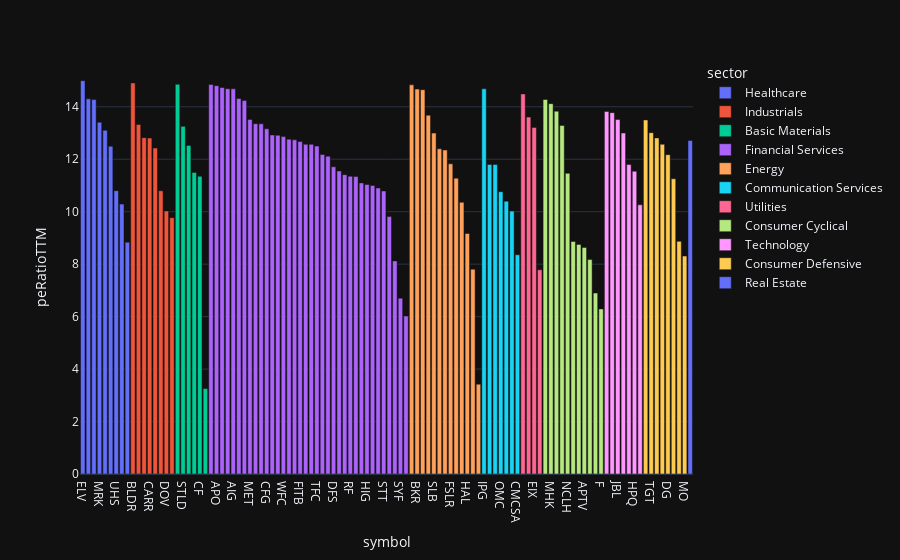

Write notebook code for a chart like this one.
### Code cell
fig = px.bar(
    ratios_ttm_df_sixth_criteria,
    x="symbol",
    y="peRatioTTM",
    color="sector",
    hover_name="name",
)
fig.show()

### Figure 1 — Plotly figure (JSON) as saved in the notebook; plotly's stock layout.template omitted (floating-point values rounded to 4 significant figures)
{"data": [{"alignmentgroup": "True", "hovertemplate": "<b>%{hovertext}</b><br><br>sector=Healthcare<br>symbol=%{x}<br>peRatioTTM=%{y}<extra></extra>", "hovertext": ["Elevance Health", "Molina Healthcare", "HCA Healthcare", "Merck & Co.", "DaVita", "Biogen", "Universal Health Services", "Edwards Lifesciences", "Centene Corporation"], "legendgroup": "Healthcare", "marker": {"color": "#636efa", "pattern": {"shape": ""}}, "name": "Healthcare", "offsetgroup": "Healthcare", "orientation": "v", "showlegend": true, "textposition": "auto", "type": "bar", "x": ["ELV", "MOH", "HCA", "MRK", "DVA", "BIIB", "UHS", "EW", "CNC"], "xaxis": "x", "y": [14.99, 14.3, 14.27, 13.41, 13.11, 12.49, 10.8, 10.29, 8.839], "yaxis": "y"}, {"alignmentgroup": "True", "hovertemplate": "<b>%{hovertext}</b><br><br>sector=Industrials<br>symbol=%{x}<br>peRatioTTM=%{y}<extra></extra>", "hovertext": ["Builders FirstSource", "Paccar", "Cummins", "Carrier Global", "Huntington Ingalls Industries", "Delta Air Lines", "Dover Corporation", "United Airlines Holdings"], "legendgroup": "Industrials", "marker": {"color": "#EF553B", "pattern": {"shape": ""}}, "name": "Industrials", "offsetgroup": "Industrials", "orientation": "v", "showlegend": true, "textposition": "auto", "type": "bar", "x": ["BLDR", "PCAR", "CMI", "CARR", "HII", "DAL", "DOV", "UAL"], "xaxis": "x", "y": [14.91, 13.32, 12.82, 12.81, 12.43, 10.8, 10.03, 9.774], "yaxis": "y"}, {"alignmentgroup": "True", "hovertemplate": "<b>%{hovertext}</b><br><br>sector=Basic Materials<br>symbol=%{x}<br>peRatioTTM=%{y}<extra></extra>", "hovertext": ["Martin Marietta Materials", "Steel Dynamics", "Eastman Chemical Company", "LyondellBasell", "CF Industries", "FMC Corporation"], "legendgroup": "Basic Materials", "marker": {"color": "#00cc96", "pattern": {"shape": ""}}, "name": "Basic Materials", "offsetgroup": "Basic Materials", "orientation": "v", "showlegend": true, "textposition": "auto", "type": "bar", "x": ["MLM", "STLD", "EMN", "LYB", "CF", "FMC"], "xaxis": "x", "y": [14.86, 13.25, 12.53, 11.5, 11.35, 3.257], "yaxis": "y"}, {"alignmentgroup": "True", "hovertemplate": "<b>%{hovertext}</b><br><br>sector=Financial Services<br>symbol=%{x}<br>peRatioTTM=%{y}<extra></extra>", "hovertext": ["Assurant", "Apollo Global Management", "Prudential Financial", "Goldman Sachs", "American International Group", "W. R. Berkley Corporation", "Raymond James Financial", "MetLife", "Loews Corporation", "Citigroup", "Citizens Financial Group", "Principal Financial Group", "Northern Trust", "Wells Fargo", "PNC Financial Services", "Globe Life", "Fifth Third Bancorp", "Bank of America", "JPMorgan Chase", "Truist Financial", "M&T Bank", "Huntington Bancshares", "Discover Financial", "Travelers Companies (The)", "U.S. Bancorp", "Regions Financial Corporation", "Chubb Limited", "T. Rowe Price", "Hartford (The)", "Allstate", "Everest Group", "State Street Corporation", "Cincinnati Financial", "Berkshire Hathaway", "Synchrony Financial", "Arch Capital Group"], "legendgroup": "Financial Services", "marker": {"color": "#ab63fa", "pattern": {"shape": ""}}, "name": "Financial Services", "offsetgroup": "Financial Services", "orientation": "v", "showlegend": true, "textposition": "auto", "type": "bar", "x": ["AIZ", "APO", "PRU", "GS", "AIG", "WRB", "RJF", "MET", "L", "C", "CFG", "PFG", "NTRS", "WFC", "PNC", "GL", "FITB", "BAC", "JPM", "TFC", "MTB", "HBAN", "DFS", "TRV", "USB", "RF", "CB", "TROW", "HIG", "ALL", "EG", "STT", "CINF", "BRK-B", "SYF", "ACGL"], "xaxis": "x", "y": [14.85, 14.81, 14.73, 14.69, 14.68, 14.31, 14.23, 13.52, 13.35, 13.35, 13.16, 12.92, 12.91, 12.86, 12.76, 12.74, 12.67, 12.57, 12.57, 12.5, 12.18, 12.12, 11.71, 11.55, 11.41, 11.35, 11.34, 11.1, 11.04, 11.0, 10.9, 10.79, 9.812, 8.124, 6.703, 6.02], "yaxis": "y"}, {"alignmentgroup": "True", "hovertemplate": "<b>%{hovertext}</b><br><br>sector=Energy<br>symbol=%{x}<br>peRatioTTM=%{y}<extra></extra>", "hovertext": ["Occidental Petroleum", "Baker Hughes", "ExxonMobil", "Diamondback Energy", "Schlumberger", "ConocoPhillips", "Marathon Petroleum", "First Solar", "Valero Energy", "EOG Resources", "Halliburton", "Devon Energy", "APA Corporation"], "legendgroup": "Energy", "marker": {"color": "#FFA15A", "pattern": {"shape": ""}}, "name": "Energy", "offsetgroup": "Energy", "orientation": "v", "showlegend": true, "textposition": "auto", "type": "bar", "x": ["OXY", "BKR", "XOM", "FANG", "SLB", "COP", "MPC", "FSLR", "VLO", "EOG", "HAL", "DVN", "APA"], "xaxis": "x", "y": [14.84, 14.67, 14.65, 13.68, 13.0, 12.4, 12.35, 11.82, 11.28, 10.36, 9.168, 7.809, 3.423], "yaxis": "y"}, {"alignmentgroup": "True", "hovertemplate": "<b>%{hovertext}</b><br><br>sector=Communication Services<br>symbol=%{x}<br>peRatioTTM=%{y}<extra></extra>", "hovertext": ["Interpublic Group of Companies (The)", "Fox Corporation (Class A)", "Fox Corporation (Class B)", "Omnicom Group", "Verizon", "Charter Communications", "Comcast"], "legendgroup": "Communication Services", "marker": {"color": "#19d3f3", "pattern": {"shape": ""}}, "name": "Communication Services", "offsetgroup": "Communication Services", "orientation": "v", "showlegend": true, "textposition": "auto", "type": "bar", "x": ["IPG", "FOXA", "FOX", "OMC", "VZ", "CHTR", "CMCSA"], "xaxis": "x", "y": [14.68, 11.8, 11.8, 10.76, 10.4, 10.02, 8.358], "yaxis": "y"}, {"alignmentgroup": "True", "hovertemplate": "<b>%{hovertext}</b><br><br>sector=Utilities<br>symbol=%{x}<br>peRatioTTM=%{y}<extra></extra>", "hovertext": ["Sempra", "PG&E Corporation", "Edison International", "AES Corporation"], "legendgroup": "Utilities", "marker": {"color": "#FF6692", "pattern": {"shape": ""}}, "name": "Utilities", "offsetgroup": "Utilities", "orientation": "v", "showlegend": true, "textposition": "auto", "type": "bar", "x": ["SRE", "PCG", "EIX", "AES"], "xaxis": "x", "y": [14.49, 13.61, 13.21, 7.784], "yaxis": "y"}, {"alignmentgroup": "True", "hovertemplate": "<b>%{hovertext}</b><br><br>sector=Consumer Cyclical<br>symbol=%{x}<br>peRatioTTM=%{y}<extra></extra>", "hovertext": ["Ulta Beauty", "Mohawk Industries", "MGM Resorts", "NVR, Inc.", "Norwegian Cruise Line Holdings", "General Motors", "D. R. Horton", "Aptiv", "Lennar", "PulteGroup", "Ford Motor Company"], "legendgroup": "Consumer Cyclical", "marker": {"color": "#B6E880", "pattern": {"shape": ""}}, "name": "Consumer Cyclical", "offsetgroup": "Consumer Cyclical", "orientation": "v", "showlegend": true, "textposition": "auto", "type": "bar", "x": ["ULTA", "MHK", "MGM", "NVR", "NCLH", "GM", "DHI", "APTV", "LEN", "PHM", "F"], "xaxis": "x", "y": [14.28, 14.12, 13.83, 13.29, 11.46, 8.868, 8.754, 8.638, 8.174, 6.899, 6.295], "yaxis": "y"}, {"alignmentgroup": "True", "hovertemplate": "<b>%{hovertext}</b><br><br>sector=Technology<br>symbol=%{x}<br>peRatioTTM=%{y}<extra></extra>", "hovertext": ["Leidos", "Western Digital", "Jabil", "ON Semiconductor", "Trimble Inc.", "HP Inc.", "Hewlett Packard Enterprise"], "legendgroup": "Technology", "marker": {"color": "#FF97FF", "pattern": {"shape": ""}}, "name": "Technology", "offsetgroup": "Technology", "orientation": "v", "showlegend": true, "textposition": "auto", "type": "bar", "x": ["LDOS", "WDC", "JBL", "ON", "TRMB", "HPQ", "HPE"], "xaxis": "x", "y": [13.82, 13.78, 13.51, 13.0, 11.8, 11.54, 10.26], "yaxis": "y"}, {"alignmentgroup": "True", "hovertemplate": "<b>%{hovertext}</b><br><br>sector=Consumer Defensive<br>symbol=%{x}<br>peRatioTTM=%{y}<extra></extra>", "hovertext": ["Kraft Heinz", "Target Corporation", "General Mills", "Archer Daniels Midland", "Dollar General", "Molson Coors Beverage Company", "Bunge Global", "Altria"], "legendgroup": "Consumer Defensive", "marker": {"color": "#FECB52", "pattern": {"shape": ""}}, "name": "Consumer Defensive", "offsetgroup": "Consumer Defensive", "orientation": "v", "showlegend": true, "textposition": "auto", "type": "bar", "x": ["KHC", "TGT", "GIS", "ADM", "DG", "TAP", "BG", "MO"], "xaxis": "x", "y": [13.5, 13.01, 12.81, 12.57, 12.17, 11.25, 8.872, 8.309], "yaxis": "y"}, {"alignmentgroup": "True", "hovertemplate": "<b>%{hovertext}</b><br><br>sector=Real Estate<br>symbol=%{x}<br>peRatioTTM=%{y}<extra></extra>", "hovertext": ["Vici Properties"], "legendgroup": "Real Estate", "marker": {"color": "#636efa", "pattern": {"shape": ""}}, "name": "Real Estate", "offsetgroup": "Real Estate", "orientation": "v", "showlegend": true, "textposition": "auto", "type": "bar", "x": ["VICI"], "xaxis": "x", "y": [12.72], "yaxis": "y"}], "layout": {"barmode": "relative", "legend": {"title": {"text": "sector"}, "tracegroupgap": 0}, "margin": {"t": 60}, "xaxis": {"anchor": "y", "domain": [0, 1], "title": {"text": "symbol"}}, "yaxis": {"anchor": "x", "domain": [0, 1], "title": {"text": "peRatioTTM"}}}}
